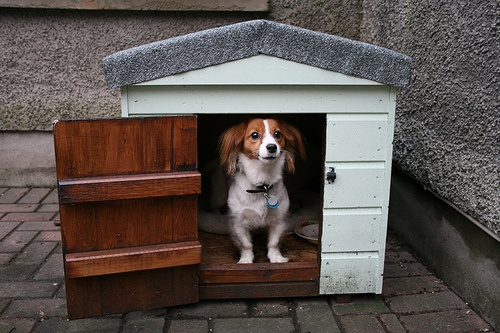
#> input picture datasets/images/2007_000720.jpg, 500 x 333 px; its folder holds 4 pictures in this run; the run also reads 1 picture not shown here
$ python utils.py
#> lines starting #> are read from the running program, lines starting #| are printed output that depends on the picture
import os
import os.path as osp
import platform
import cv2
import numpy
import matplotlib.pyplot as plt

root_path = osp.dirname(osp.abspath(__file__))
image_path = osp.join(root_path, 'datasets\images')


# return the image path in a folder
def get_image_path(path):
    return [x.path for x in os.scandir(path) if x.name.endswith(".jpg") or x.name.endswith(".png")]


def get_current_version():
    return platform.python_version_tuple()


# load images with arbitrary size
def load_images_r(images_path, transform=None):
    iter_all_image = (cv2.imread(ph) for ph in images_path)
    if transform:
        iter_all_image = (transform(img) for img in iter_all_image)
    all_images = []
    for image in iter_all_image:
        all_images.append(image)
#> this loop made 4 passes
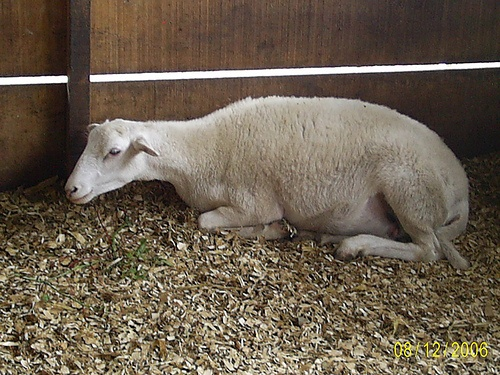
#> input picture datasets/images/2007_000676.jpg, 500 x 375 px
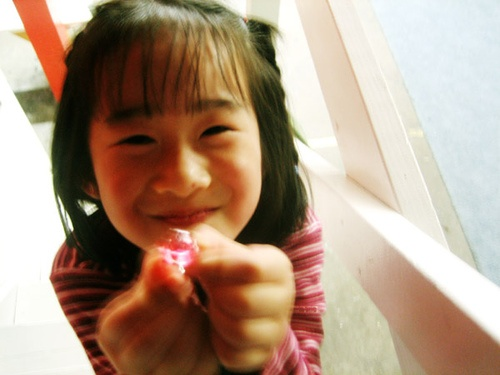
#> input picture datasets/images/2007_000664.jpg, 500 x 375 px
#> after the loop, all_images = 4 items
    return all_images


# load images with same size
def load_images(images_path, transform=None):
    iter_all_image = (cv2.imread(ph) for ph in images_path)
    if transform:
        iter_all_image = (transform(img) for img in iter_all_image)
    for i, image in enumerate(iter_all_image):
        if i == 0:
            all_images = numpy.empty((len(images_path),) + image.shape, dtype=image.dtype)
        all_images[i] = image
    return all_images


if __name__ == '__main__':
    paths = get_image_path(image_path)
    test = load_images_r(paths)
#> test = 4 items
    test[0] = cv2.cvtColor(test[0], cv2.COLOR_BGR2RGB)
    plt.figure()
    plt.imshow(test[0])
    plt.pause(0.001)

    pass
